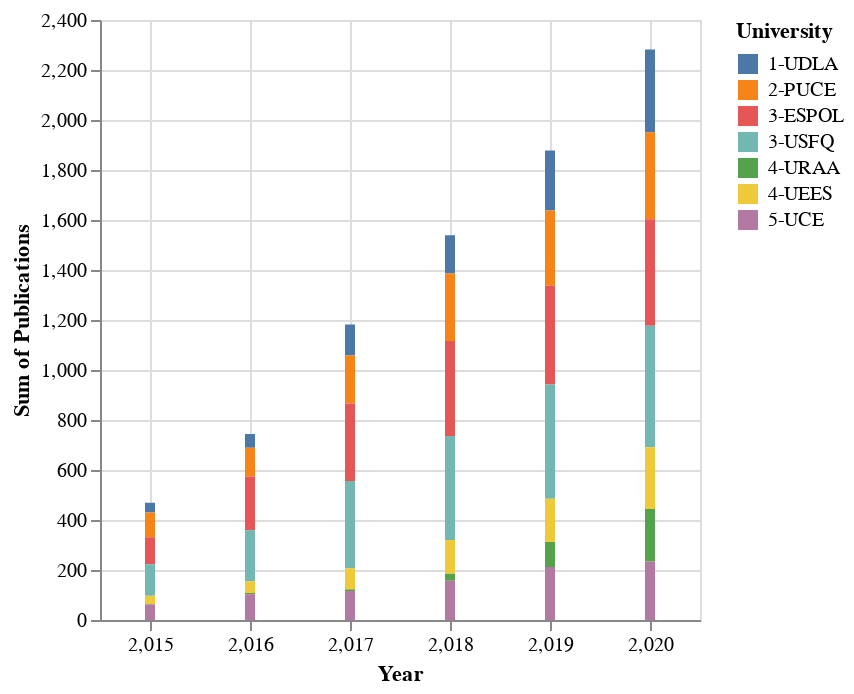

Source (notebook cell):
### Code cell
DeepnoteChart(dfm, """{"layer":[{"layer":[{"mark":{"clip":true,"type":"bar","tooltip":true},"encoding":{"x":{"sort":null,"type":"quantitative","field":"Year","scale":{"type":"linear"},"format":{"type":"default","decimals":null},"formatType":"numberFormatFromNumberType"},"y":{"sort":null,"type":"quantitative","field":"Publications","scale":{"type":"linear"},"format":{"type":"default","decimals":null},"aggregate":"sum","formatType":"numberFormatFromNumberType"},"color":{"sort":null,"type":"nominal","field":"University","scale":{"scheme":"tableau10"}}}}]}],"title":"","config":{"legend":{}},"$schema":"https://vega.github.io/schema/vega-lite/v5.json","encoding":{}}""")

### Figure 1 — Vega-Lite specification as saved in the notebook (floating-point values rounded to 4 significant figures)
{"$schema": "https://vega.github.io/schema/vega-lite/v5.json", "encoding": {}, "layer": [{"layer": [{"mark": {"type": "bar", "tooltip": true, "clip": true}, "encoding": {"x": {"field": "Year", "type": "quantitative", "sort": null, "scale": {"type": "linear"}, "formatType": "numberFormatFromNumberType", "format": {"type": "default", "decimals": null}}, "y": {"field": "Publications", "type": "quantitative", "aggregate": "sum", "sort": null, "scale": {"type": "linear"}, "formatType": "numberFormatFromNumberType", "format": {"type": "default", "decimals": null}}, "color": {"field": "University", "type": "nominal", "sort": null, "scale": {"scheme": "tableau10"}}}}]}], "title": "", "config": {"legend": {}}, "data": {"values": [{"University": "1-UDLA", "Position": 1, "Year": 2015, "Publications": 39, "Width": 5}, {"University": "2-PUCE", "Position": 2, "Year": 2015, "Publications": 99, "Width": 4}, {"University": "3-ESPOL", "Position": 3, "Year": 2015, "Publications": 108, "Width": 3}, {"University": "3-USFQ", "Position": 3, "Year": 2015, "Publications": 126, "Width": 3}, {"University": "4-URAA", "Position": 4, "Year": 2015, "Publications": 2, "Width": 2}, {"University": "4-UEES", "Position": 4, "Year": 2015, "Publications": 33, "Width": 2}, {"University": "5-UCE", "Position": 5, "Year": 2015, "Publications": 62, "Width": 1}, {"University": "1-UDLA", "Position": 1, "Year": 2016, "Publications": 55, "Width": 5}, {"University": "2-PUCE", "Position": 2, "Year": 2016, "Publications": 115, "Width": 4}, {"University": "3-ESPOL", "Position": 3, "Year": 2016, "Publications": 215, "Width": 3}, {"University": "3-USFQ", "Position": 3, "Year": 2016, "Publications": 204, "Width": 3}, {"University": "4-URAA", "Position": 4, "Year": 2016, "Publications": 5, "Width": 2}, {"University": "4-UEES", "Position": 4, "Year": 2016, "Publications": 47, "Width": 2}, {"University": "5-UCE", "Position": 5, "Year": 2016, "Publications": 103, "Width": 1}, {"University": "1-UDLA", "Position": 1, "Year": 2017, "Publications": 124, "Width": 5}, {"University": "2-PUCE", "Position": 2, "Year": 2017, "Publications": 192, "Width": 4}, {"University": "3-ESPOL", "Position": 3, "Year": 2017, "Publications": 310, "Width": 3}, {"University": "3-USFQ", "Position": 3, "Year": 2017, "Publications": 349, "Width": 3}, {"University": "4-URAA", "Position": 4, "Year": 2017, "Publications": 7, "Width": 2}, {"University": "4-UEES", "Position": 4, "Year": 2017, "Publications": 84, "Width": 2}, {"University": "5-UCE", "Position": 5, "Year": 2017, "Publications": 116, "Width": 1}, {"University": "1-UDLA", "Position": 1, "Year": 2018, "Publications": 153, "Width": 5}, {"University": "2-PUCE", "Position": 2, "Year": 2018, "Publications": 270, "Width": 4}, {"University": "3-ESPOL", "Position": 3, "Year": 2018, "Publications": 380, "Width": 3}, {"University": "3-USFQ", "Position": 3, "Year": 2018, "Publications": 416, "Width": 3}, {"University": "4-URAA", "Position": 4, "Year": 2018, "Publications": 29, "Width": 2}, {"University": "4-UEES", "Position": 4, "Year": 2018, "Publications": 134, "Width": 2}, {"University": "5-UCE", "Position": 5, "Year": 2018, "Publications": 157, "Width": 1}, {"University": "1-UDLA", "Position": 1, "Year": 2019, "Publications": 240, "Width": 5}, {"University": "2-PUCE", "Position": 2, "Year": 2019, "Publications": 301, "Width": 4}, {"University": "3-ESPOL", "Position": 3, "Year": 2019, "Publications": 395, "Width": 3}, {"University": "3-USFQ", "Position": 3, "Year": 2019, "Publications": 457, "Width": 3}, {"University": "4-URAA", "Position": 4, "Year": 2019, "Publications": 100, "Width": 2}, {"University": "4-UEES", "Position": 4, "Year": 2019, "Publications": 173, "Width": 2}, {"University": "5-UCE", "Position": 5, "Year": 2019, "Publications": 212, "Width": 1}, {"University": "1-UDLA", "Position": 1, "Year": 2020, "Publications": 331, "Width": 5}, {"University": "2-PUCE", "Position": 2, "Year": 2020, "Publications": 348, "Width": 4}, {"University": "3-ESPOL", "Position": 3, "Year": 2020, "Publications": 426, "Width": 3}, {"University": "3-USFQ", "Position": 3, "Year": 2020, "Publications": 486, "Width": 3}, {"University": "4-URAA", "Position": 4, "Year": 2020, "Publications": 210, "Width": 2}, {"University": "4-UEES", "Position": 4, "Year": 2020, "Publications": 247, "Width": 2}, {"University": "5-UCE", "Position": 5, "Year": 2020, "Publications": 234, "Width": 1}]}}
